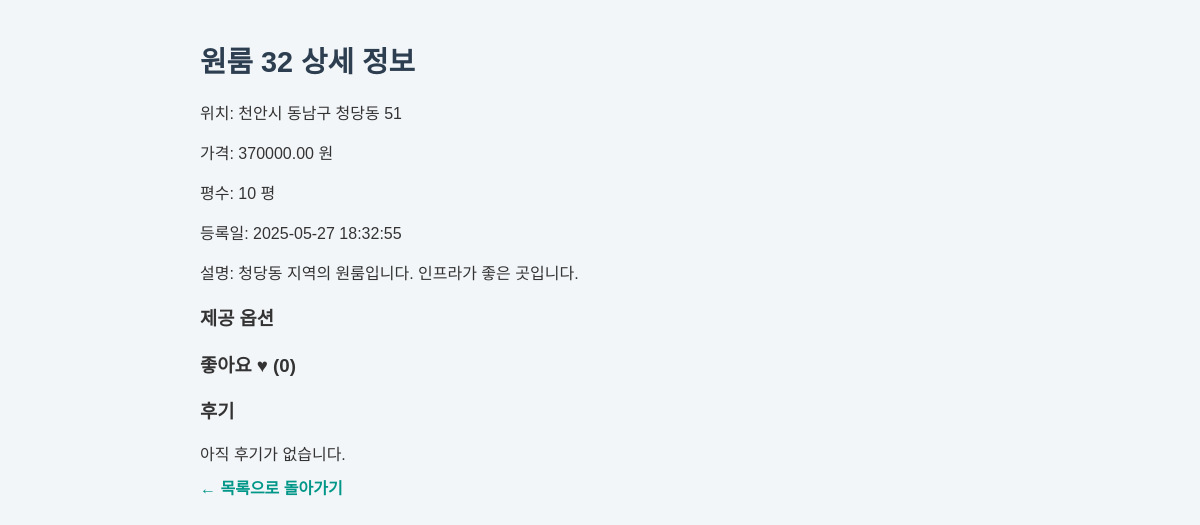
The page /room_detail.php?room_id=32 on the database its author committed.
### tables this page shows
CREATE TABLE Room (
    room_id INT AUTO_INCREMENT PRIMARY KEY,                      
    user_id INT NOT NULL,                                        
    room_name VARCHAR(100) NOT NULL,                             
    location VARCHAR(255),                                       
    price DECIMAL(10, 2),                                        
    size FLOAT,                                                  
    image_path TEXT,                                             
    created_at DATETIME DEFAULT CURRENT_TIMESTAMP,               
    description TEXT,                                            
    FOREIGN KEY (user_id) REFERENCES User(user_id) ON DELETE CASCADE  
);

### room_detail.php (the view, shortened to what this page needs)
<?php
include 'db.php';
$room_id = $_GET['room_id'] ?? null;
$sql = "SELECT * FROM Room WHERE room_id = ?";
$stmt = $conn->prepare($sql);
$stmt->bind_param("i", $room_id);
$stmt->execute();
$result = $stmt->get_result();
$Room = $result->fetch_assoc();
$sql = "SELECT u.name, r.rating, r.content, r.created_at FROM Review r JOIN User u ON r.user_id = u.user_id WHERE r.room_id = ? ORDER BY r.created_at DESC";
$review_stmt = $conn->prepare($sql);
$review_stmt->bind_param("i", $room_id);
$review_stmt->execute();
$reviews = $review_stmt->get_result();
$sql = "SELECT COUNT(*) as like_count FROM Likes WHERE room_id = ?";
$stmt = $conn->prepare($sql);
$stmt->bind_param("i", $room_id);
$stmt->execute();
$like_count = $stmt->get_result()->fetch_assoc()['like_count'];
?>
<!DOCTYPE html>
<html lang="ko">
<head>
    <link rel="stylesheet" href="css/room_detail.css">
</head>
<body>
<h1><?= htmlspecialchars($Room['room_name']) ?> 상세 정보</h1>
<p>위치: <?= htmlspecialchars($Room['location']) ?></p>
<p>가격: <?= htmlspecialchars($Room['price']) ?> 원</p>
<p>평수: <?= htmlspecialchars($Room['size']) ?> 평</p>
<p>등록일: <?= htmlspecialchars($Room['created_at']) ?></p>
<p>설명: <?= nl2br(htmlspecialchars($Room['description'])) ?></p>
<h3>제공 옵션</h3>
<h3>좋아요 ♥ (<?= $like_count ?>)</h3>
<h3>후기</h3>
<?php if ($reviews->num_rows > 0): ?>
    <?php while ($r = $reviews->fetch_assoc()): ?>
        <div>
            <strong><?= htmlspecialchars($r['name']) ?></strong> (<?= $r['rating'] ?>/5)<br>
            <small><?= $r['created_at'] ?></small><br>
            <p><?= nl2br(htmlspecialchars($r['content'])) ?></p>
            <hr>
        </div>
    <?php endwhile; ?>
<?php else: ?>
    <p>아직 후기가 없습니다.</p>
<?php endif; ?>
<a href="rooms_list.php">← 목록으로 돌아가기</a>
</body>
</html>

### css/room_detail.css (style rules this page uses)
body { font-family: 'Noto Sans KR', sans-serif; background-color: #f3f6f9; color: #333; padding: 20px; max-width: 800px; margin: 0 auto; }
h1 { font-size: 1.8rem; color: #2c3e50; margin-bottom: 20px; }
p { margin-bottom: 10px; }
a { color: #009688; text-decoration: none; font-weight: 600; }

### rows shown on the page
room: room_name "원룸 32", location "천안시 동남구 청당동 51", price "370000.00", size "10", created_at "2025-05-27 18:32:55", description "청당동 지역의 원룸입니다. 인프라가 좋은 곳입니다."

### other values the page prints
$like_count "0"
